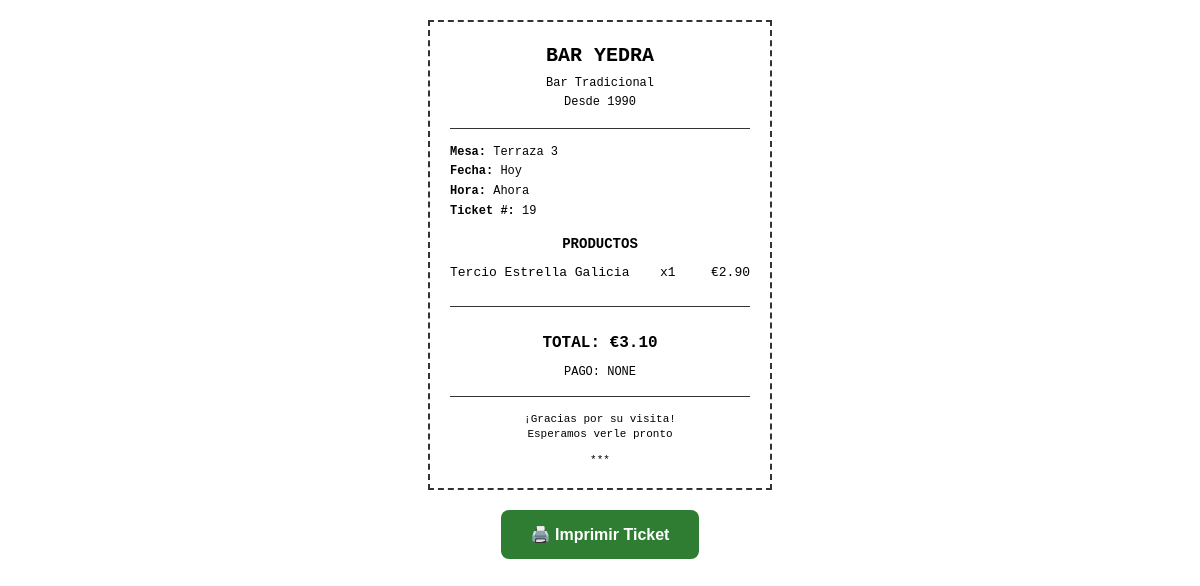
Before: /print_receipt/19 with the older database file.
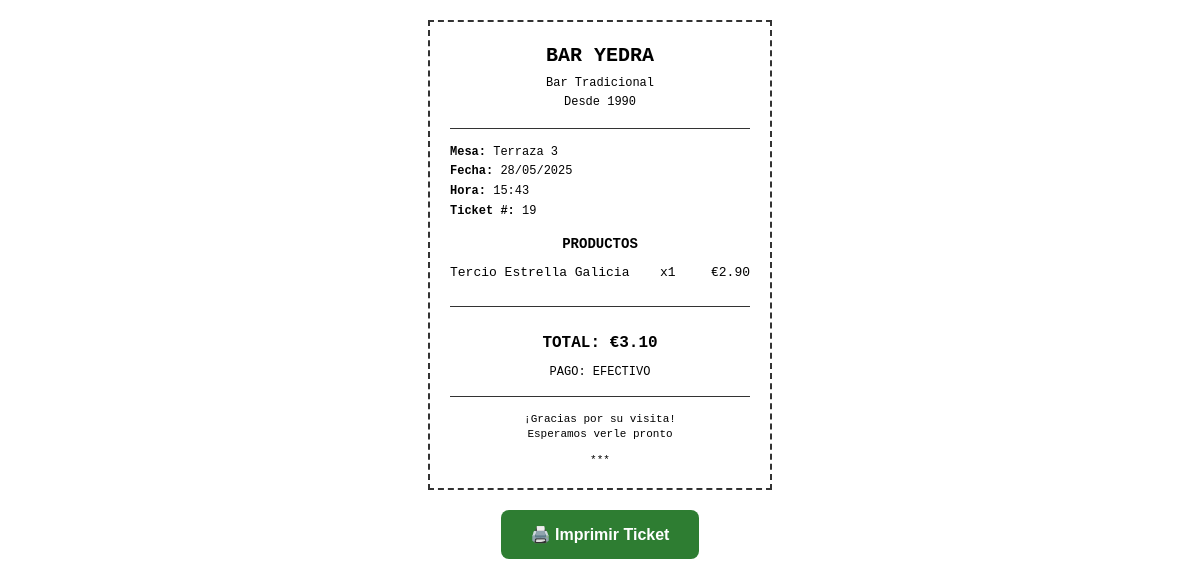
After: the same page with the newer database file.
### models.py (models this page shows, shortened)
class Pedido(db.Model):
    __tablename__ = 'pedido'
    id = db.Column(db.Integer, primary_key=True)
    mesa_id = db.Column(db.Integer, db.ForeignKey('mesa.id'), nullable=False)
    productos = db.Column(db.Text)  # JSON string with products and quantities
    total = db.Column(db.Numeric(10, 2), default=0.00)
    fecha_creacion = db.Column(db.DateTime, default=datetime.utcnow)
    fecha_pago = db.Column(db.DateTime)
    forma_pago = db.Column(db.String(20))  # efectivo, tarjeta
    estado = db.Column(db.String(20), default='abierto')  # abierto, cerrado, pagado
    tickets = db.relationship('Ticket', backref='pedido', lazy=True)

### app.py (the view)
@app.route('/print_receipt/<int:pedido_id>')
def print_receipt(pedido_id):
    pedido = Pedido.query.get_or_404(pedido_id)
    mesa = Mesa.query.get(pedido.mesa_id)
    import json
    productos_dict = json.loads(pedido.productos) if pedido.productos else {}
    productos_detalle = []
    for producto_id_str, cantidad in productos_dict.items():
        producto = Producto.query.get(int(producto_id_str))
        if producto:
            productos_detalle.append({
                'nombre': producto.nombre,
                'precio': float(producto.precio),
                'cantidad': cantidad,
                'subtotal': float(producto.precio) * cantidad
            })
    return render_template('receipt_print.html',
                         pedido=pedido,
                         mesa=mesa,
                         productos_detalle=productos_detalle)

### templates/receipt_print.html (shortened to what this page needs)
<!DOCTYPE html>
<html lang="es">
<head>
</head>
<body>
    <div class="ticket">
        <div class="ticket-header">
            <div class="business-name">BAR YEDRA</div>
            <div class="business-info">Bar Tradicional</div>
            <div class="business-info">Desde 1990</div>
        </div>
        <div class="ticket-info">
            <div><strong>Mesa:</strong> {{ mesa.zona }} {{ mesa.numero }}</div>
            <div><strong>Fecha:</strong> {{ pedido.fecha_pago.strftime('%d/%m/%Y') if pedido.fecha_pago else 'Hoy' }}</div>
            <div><strong>Hora:</strong> {{ pedido.fecha_pago.strftime('%H:%M') if pedido.fecha_pago else 'Ahora' }}</div>
            <div><strong>Ticket #:</strong> {{ pedido.id }}</div>
        </div>
        <div class="products-section">
            <div style="font-weight: bold; margin-bottom: 10px; text-align: center;">PRODUCTOS</div>
            {% for item in productos_detalle %}
            <div class="product-line">
                <div class="product-name">{{ item.nombre }}</div>
                <div class="product-qty">x{{ item.cantidad }}</div>
                <div class="product-price">€{{ "%.2f"|format(item.subtotal) }}</div>
            </div>
            {% endfor %}
        </div>
        <div class="total-section">
            TOTAL: €{{ "%.2f"|format(pedido.total) }}
        </div>
        <div class="payment-method">
            Pago: {{ pedido.forma_pago|upper }}
        </div>
        <div class="ticket-footer">
            <div>¡Gracias por su visita!</div>
            <div>Esperamos verle pronto</div>
            <div style="margin-top: 10px;">***</div>
        </div>
    </div>
    <button class="print-button" onclick="window.print()">
        🖨️ Imprimir Ticket
    </button>
</body>
</html>

Changed rows visible on the page:
changed Pedido id 19: fecha_pago "Hoy" → "28/05/2025"; fecha_pago "Ahora" → "15:43"; forma_pago "NONE" → "EFECTIVO"
